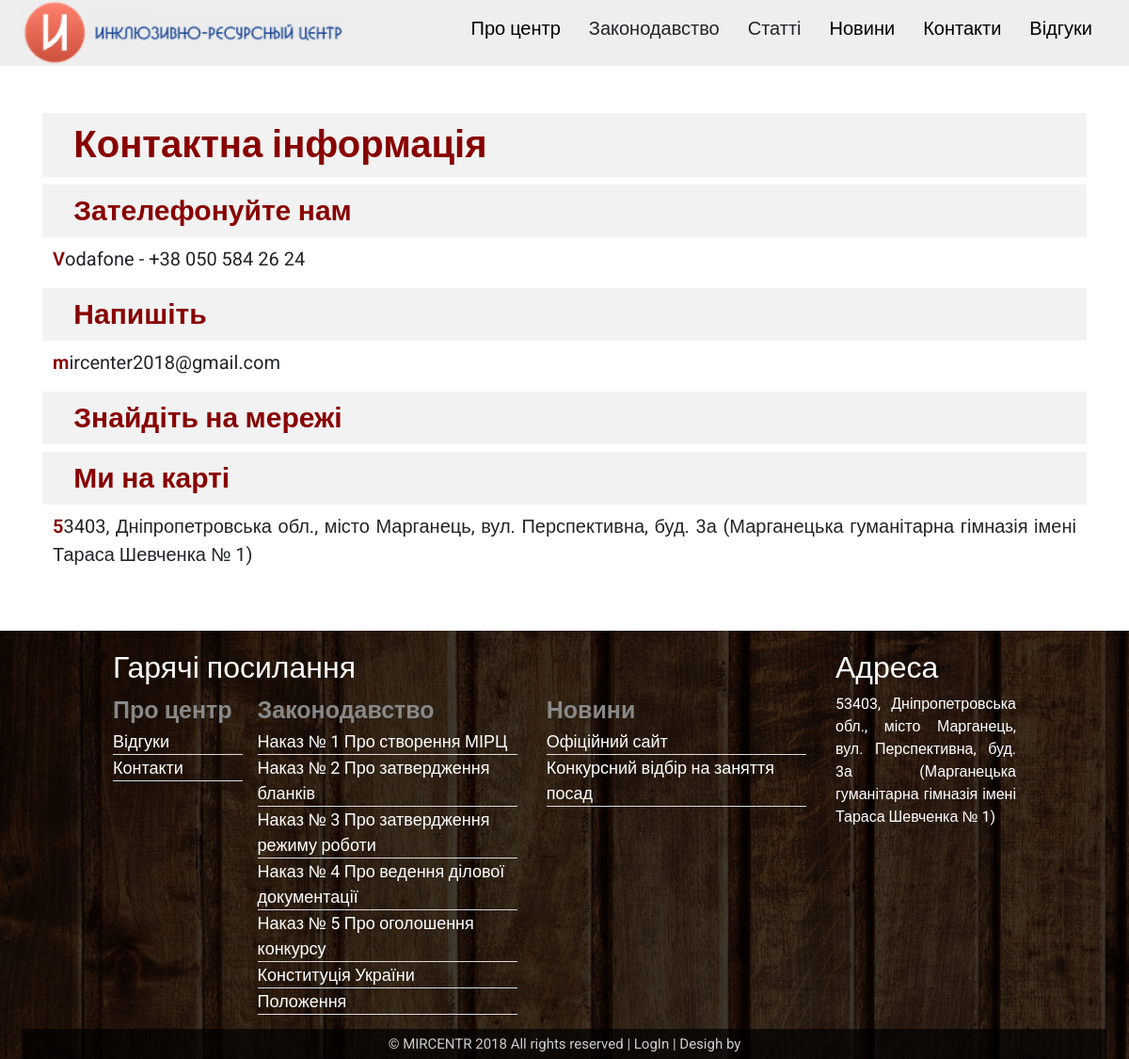
Screenshot of /contacts with the database file from the repository.
### tables this page shows
CREATE TABLE `contacts` (
  `id` int(11) NOT NULL,
  `title` varchar(250) NOT NULL DEFAULT '',
  `contact` varchar(1000) NOT NULL DEFAULT '',
  `type` varchar(10) NOT NULL DEFAULT ''
);

CREATE TABLE `documents` (
  `id` int(11) NOT NULL,
  `title` varchar(250) NOT NULL DEFAULT '',
  `content` text NOT NULL
);

CREATE TABLE `news` (
  `id` int(11) NOT NULL,
  `title` varchar(250) NOT NULL DEFAULT '',
  `content` text NOT NULL,
  `date` varchar(10) NOT NULL DEFAULT ''
);

### engine/main/load.php (called while the page is built, shortened)
<?php
class Load {
	public function view($name, $vars = array()){
		$file = APPLICATION_DIR . 'views/' . $name . '.php';
		if(is_readable($file)){
			extract($vars);
	  		include($file);
	  		$content = ob_get_contents();
	  		return $content;
		}
		exit('Ошибка: Не удалось загрузить шаблон ' . $name . '!');
	}
}
?>

### application/controllers/common/footer.php (called while the page is built)
<?php
class footerController extends Controller {
	public function index() {
        $this->load->model('documents');
        $this->data['documents'] = $this->documentsModel->getDocuments();
        $this->load->model('news');
        $this->data['news'] = $this->newsModel->getNews();
        $this->load->model('contacts');
        $this->data['map'] = $this->contactsModel->getContacts(array('type' => 'map'))[0]['contact'];
        $this->data['js'] = $this->config->js;
		return $this->load->view('common/footer', $this->data);
	}
}
?>

### engine/main/action.php (called while the page is built, shortened)
<?php
class Action {
	private $registry;
	private $folder;
	private $controller;
	private $method;
	private $args;
	public function __construct($registry){
		$this->registry = $registry;
	}
	public function make($action) {
		$this->folder = null;
		$this->controller = null;
		$this->method = null;
		$this->args = null;
		$action = preg_replace("/[^\w\d\s\/]/", '', $action);
		$parts = explode('/', $action);
		$parts = array_filter($parts);
		foreach($parts as $item) {
			$fullpath = APPLICATION_DIR . 'controllers' . $this->folder . '/' . $item;
			if(is_dir($fullpath)) {
				$this->folder .= '/' . $item;
				array_shift($parts);
				continue;
			}
			elseif(is_file($fullpath . '.php')) {
				$this->controller = $item;
				array_shift($parts);
				break;
			} else break;
		}
		if(empty($this->controller)) {
			$this->controller = 'index';
		}
		if($c = array_shift($parts)) {
			$this->method = $c;
		} else {
			$this->method = 'index';
		}
	}
	public function go($commonEnable = false) {
		$controllerFile = APPLICATION_DIR . 'controllers/' . $this->folder . '/' . $this->controller . '.php';
		if($this->folder != "common" || $commonEnable == true) {
			if(is_readable($controllerFile)) {
				$controller = new $controllerClass($this->registry);
				if(is_callable(array($controller, $this->method))) {
					$this->method = $this->method;
				} else {
					$this->method = 'index';
				}
				if(empty($this->args)) {
					return call_user_func(array($controller, $this->method));
				} else {
					return call_user_func_array(array($controller, $this->method), $this->args);
				}
			}
		}
		exit('Ошибка: Не удалось загрузить контроллер ' . $this->controller . '!');
	}
}
?>

### engine/main/controller.php (called while the page is built, shortened)
<?php
abstract class Controller {
	public function getChild($child = array()) {
		foreach($child as $item) {
			$this->action->make($item);
            $this->data[basename($item)] = $this->action->go(true);
		}
	}
}
?>

### application/controllers/contacts/index.php (called while the page is built, shortened)
<?php
class indexController extends Controller {
	public function index() {
        $this->load->model('contacts');
        $this->data['map'] = $this->contactsModel->getContacts(array('type' => 'map'))[0]['contact'];
        $this->data['phones'] = $this->contactsModel->getContacts(array('type' => 'phone'));
        $this->data['social'] = $this->contactsModel->getContacts(array('type' => 'social'));
        $this->data['mail'] = $this->contactsModel->getContacts(array('type' => 'mail'))[0]['contact'];
		$this->getChild(array('common/header', 'common/footer'));
		return $this->load->view('contacts/index', $this->data);
	}
}
?>

### index.php (called while the page is built, shortened)
<?php
require_once(ENGINE_DIR . 'main/controller.php');
require_once(ENGINE_DIR . 'main/load.php');
require_once(ENGINE_DIR . 'main/action.php');
$registry = new Registry();
$config = new Config();
$registry->config = $config;
$request = new Request();
$registry->request = $request;
$session = new Session();
$registry->session = $session;
$response = new Response();
$registry->response = $response;
$document = new Document();
$registry->document = $document;
$db = new DB($config->db_type, $config->db_hostname, $config->db_port, $config->db_username, $config->db_password, $config->db_database);
$registry->db = $db;
$load = new Load($registry);
$registry->load = $load;
$action = new Action($registry);
if(isset($request->get['action'])) {
	$action->make($request->get['action']);
} else {
	$action->make('main/index');
}
$response->output($action->go());
?>

### engine/database/pdo.php (called while the page is built, shortened)
<?php
final class pdoDriver {
	private $pdo = null;
	public function __construct($hostname, $port, $username, $password, $database) {
        try{
            $dsn = "mysql:host={$hostname};port={$port};dbname={$database};charset=utf8";
            $this->pdo = new PDO($dsn, $username, $password);
            $this->pdo->setAttribute(PDO::ATTR_ERRMODE, PDO::ERRMODE_EXCEPTION);
            $this->pdo->query("SET NAMES 'utf8'");
            $this->pdo->query("SET CHARACTER SET utf8");
            $this->pdo->query("SET CHARACTER_SET_CONNECTION=utf8");
            $this->pdo->query("SET SQL_MODE = ''");
        }
        catch(PDOException $e){
            echo $e->getMessage();
        }
  	}
  	public function query($sql) {
        try{
            $rezult = $this->pdo->query($sql);
            $rezult->setFetchMode(PDO::FETCH_ASSOC);
            $rezultList = array();
        } catch(Exception $e) { echo "ERROR: ".$sql; }
        $i = 0;
        try{
            while($row = $rezult->fetch()){
                $rezultList[$i++] = $row;
            }
            return $rezultList;
        } catch(Exception $e) { }
  	}
}
?>

### engine/main/db.php (called while the page is built, shortened)
<?php
class DB {
	private $driver;
	public function __construct($driver, $hostname, $port, $username, $password, $database) {
		$this->driver = new $class($hostname, $port, $username, $password, $database);
	}
  	public function query($sql) {
		return $this->driver->query($sql);
  	}
}
?>

### application/models/documents.php (called while the page is built, shortened)
<?php
class documentsModel extends Model {
	public function getDocuments($data = array(), $sort = array(), $options = array()) {
		$sql = "SELECT * FROM `documents`";
		$query = $this->db->query($sql);
		return $query;
	}
}
?>

### application/controllers/common/header.php (called while the page is built, shortened)
<?php
class headerController extends Controller {
	public function index() {
        $this->load->model('articles');
        $this->data['articles'] = $this->articlesModel->getArticles(array('type' => 'article'));
        $this->load->model('documents');
        $this->data['documents'] = $this->documentsModel->getDocuments();
        $this->data['title'] = $this->config->title;
        $this->data['description'] = $this->config->description;
        $this->data['keywords'] = $this->config->keywords;
		$this->data['activesection'] = $this->document->getActiveSection();
		$this->data['activeitem'] = $this->document->getActiveItem();
        $this->data['css'] = $this->config->css;
        $this->data['ismain'] = $this->config->main;
		return $this->load->view('common/header', $this->data);
	}
}
?>

### application/models/news.php (called while the page is built, shortened)
<?php
class newsModel extends Model {
	public function getNews($data = array(), $sort = array(), $options = array()) {
		$sql = "SELECT * FROM `news`";
		$query = $this->db->query($sql);
		return $query;
	}
}
?>

### application/models/contacts.php (called while the page is built, shortened)
<?php
class contactsModel extends Model {
	public function getContacts($data = array(), $sort = array(), $options = array()) {
		$sql = "SELECT * FROM `contacts`";
		if(!empty($data)) {
			$sql .= " WHERE";
			foreach($data as $key => $value) {
				$sql .= " $key = '" . $value . "'";
			}
		}
		$query = $this->db->query($sql);
		return $query;
	}
}
?>

### application/views/contacts/index.php (the view, shortened to what this page needs)
<?php echo $header ?>
            <div class="article">
                <h1>Контактна інформація</h1>
                <h2>Зателефонуйте нам</h2>
                <?php foreach($phones as $phone): ?>
                <p><?php echo $phone['title']; ?> - <?php echo $phone['contact']; ?></p>
                <?php endforeach; ?>
                <h2>Напишіть</h2>
                <p><?php echo $mail; ?></p>
                <h2>Знайдіть на мережі</h2>
                <h2>Ми на карті</h2>
                <p><?php echo $map; ?></p>
            </div>
<?php echo $footer ?>

### application/views/common/footer.php (shortened to what this page needs)
        </content>
    </div>
    <footer>
        <div class="links">
            <h2>Гарячі посилання</h2>
            <ul style="width:20%;">
                <li><a href="/">Про центр</a></li>
                <li><a href="comments">Відгуки</a></li>
                <li><a href="contacts">Контакти</a></li>
            </ul>
            <ul>
                <li><a>Законодавство</a></li>
                <?php foreach($documents as $document): ?>
                <li><a href="document/show/<?php echo $document['id']; ?>"><?php echo $document['title']; ?></a></li>
                <?php endforeach; ?>
            </ul>
            <ul>
                <li><a href="news">Новини</a></li>
                <?php foreach($news as $new): ?>
                <li><a href="news#<?php echo $new['id']; ?>"><?php echo $new['title']; ?></a></li>
                <?php endforeach; ?>
            </ul>
        </div>
        <div class="contact">
            <h2>Адреса</h2>
            <p><?php echo $map; ?></p>
        </div>
        <div class="copyright">© MIRCENTR 2018 All rights reserved | <a href="admin">LogIn</a> | <a href="/">Desigh by</a></div>
    </footer>
</body>
</html>

### application/public/css/all.css (style rules this page uses)
* { font-family: 'Roboto', sans-serif; }
body { overflow-x: hidden; }
header, footer, content { float: left; width: 100%; }
header, footer { min-height: 50px; }
content .article p { font-size: 20px; text-align: justify; padding: 0px 1%; }
content .article p::first-letter { color: #800; font-weight: 600; }
content .article h1, content .article h2, content .article h3 { color: #800; padding: 10px 3%; width: 100%; background-color: #f2f2f2; font-weight: 600; }
content .article h1 { font-size: 40px; }
content .article h2 { font-size: 30px; }
footer { background-image: url(/application/public/img/background.png); background-repeat: no-repeat; background-size: cover; color: #fff; padding: 20px 10% 0px 10%; }
footer .links, footer .contact { float: left; height: inherit; }
footer .links { width: 80%; }
footer .contact { width: 20%; text-align: justify; }
footer .links ul { width: 40%; margin: 0px; padding: 0px; float: left; }
footer .links a { display: block; }
footer .links ul li { list-style: none; width: 90%; }
footer .links ul li a { color: #fff; font-size: 18px; border-bottom: 1px solid #ddd; transition: all .2s; }
footer .links ul li:first-child a { border-bottom: none; font-size: 25px; padding: 0px; font-weight: 600; color: #888; transition: all .2s; }
.copyright { width: 120%; background-color: rgba(0, 0, 0, 0.7); color: #ccc; text-align: center; padding: 5px; font-size: 15px; margin-top: 15px; margin-left: -10%; }
.copyright a { color: #ccc; }

### rows the page displays
contacts: title "Vodafone", contact "+38 050 584 26 24"
documents: title "Наказ № 1 Про створення МІРЦ"
documents: title "Наказ № 2 Про затвердження бланків"
documents: title "Наказ № 3 Про затвердження режиму роботи"
documents: title "Наказ № 4 Про ведення ділової документації"
documents: title "Наказ № 5 Про оголошення конкурсу"
documents: title "Конституція України"
documents: title "Положення"
news: title "Офіційний сайт"
news: title "Конкурсний відбір на заняття посад"

### other values shown
$mail "mircenter2018@gmail.com"
$map "53403, Дніпропетровська обл., місто Марганець, вул. Перспективна, буд. 3а (Марганецька гуманітарна гімназія імені Тараса Шевченка № 1)"
